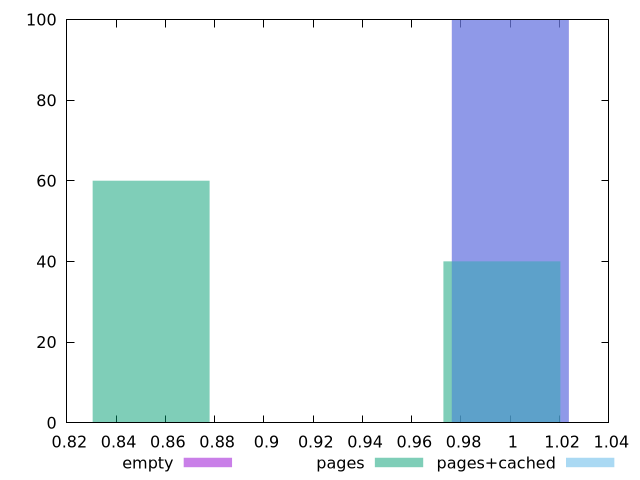

Write the gnuplot code that produced this figure.
$_empty <<EOF
1 100
EOF
$_pages <<EOF
0.9965828802001236 40
0.8542138973143917 60
EOF
$_pagesCached <<EOF
1 100
EOF
set key outside below
set terminal pngcairo
set output "report_00004_2020-11-02T20-21-41.718Z/unminified-javascript/unminified-javascript_empty_pages_pages+cached+hist.png"
set boxwidth 0.047456327628577315
set style fill transparent solid 0.5 noborder
set yrange [0:100]
plot $_empty title "empty" with boxes ,$_pages title "pages" with boxes ,$_pagesCached title "pages+cached" with boxes ,
